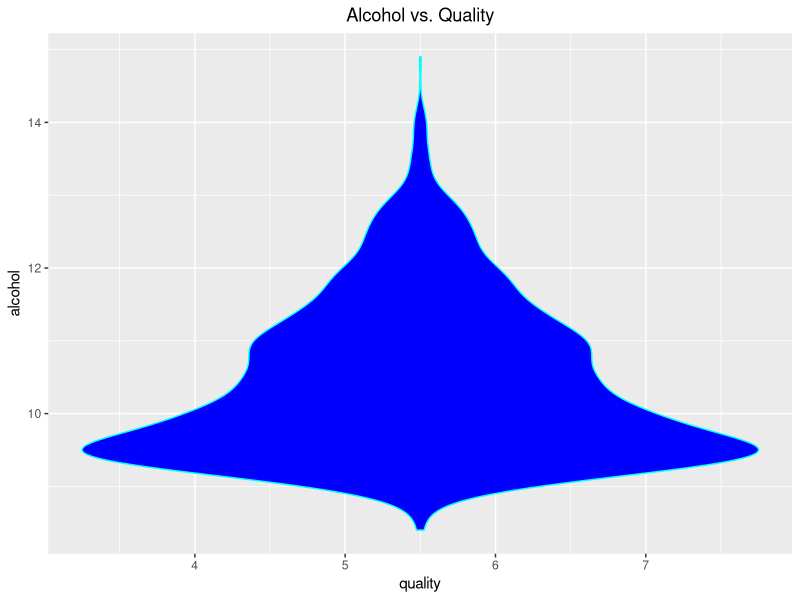

Generate this figure with R:
## ---- chunk 1
wine <- read.csv("winequality-red-ddl.csv")
library(ggplot2)
library(dplyr)
## ---- chunk 2
ggplot(wine, aes(x=quality, y=alcohol)) + geom_violin(color="cyan", fill="blue")+labs(title="Alcohol vs. Quality")+theme(plot.title=element_text(hjust=0.5))
